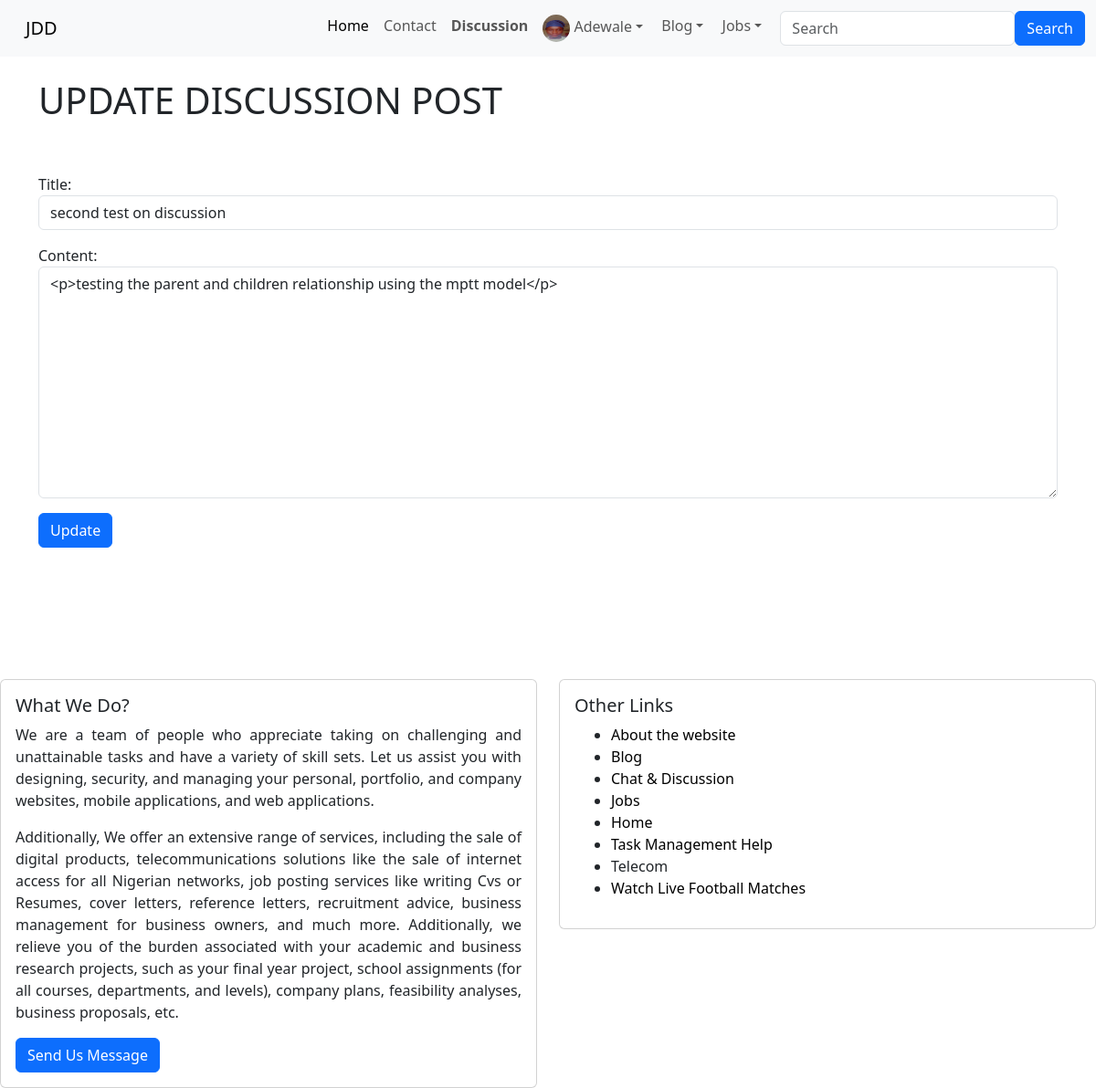
Screenshot of /discussion/blog/edit/2 (signed in) with the database file from the repository.
### index/models.py (models this page shows, shortened)
class Profile(models.Model):
    user = models.OneToOneField(User, null=True, on_delete=models.CASCADE)
    bio = RichTextField(blank=True, null=True)
    profile_pic = models.ImageField(null=True, blank=True, upload_to="images/profile/")
    linkedln_url = models.CharField(max_length=255, blank=True, null=True)
    facebook_url =  models.CharField(max_length=255, blank=True, null=True)
    twitter_url= models.CharField(max_length=255, blank=True, null=True)
    instagram_url =  models.CharField(max_length=255, blank=True, null=True)
    whatsapp_url= models.CharField(max_length=255, blank=True, null=True)
    github_url=  models.CharField(max_length=255, blank=True, null=True)
    website_url= models.CharField(max_length=255, blank=True, null=True)
    email_url= models.CharField(max_length=255, blank=True, null=True)

### discussion/models.py (models this page shows, shortened)
class Discussion(models.Model):
    author = models.ForeignKey(User, on_delete=models.CASCADE)
    title = models.CharField(max_length=255, unique=True)
    date = models.DateTimeField(auto_now_add=True)
    content = RichTextField(blank=True, null=True, unique=True)
    likes = models.ManyToManyField(User, related_name='discuss_posts')

### discussion/views.py (the view)
# urls.py: path('blog/edit/<int:pk>', EditDiscussionPostView.as_view(), name='edit_discussion_post' ),
class EditDiscussionPostView(UpdateView):
    model = models.Discussion
    template_name = 'discussion/edit_discussion_post.html'
    form_class = forms.DiscussionForm

### discussion/forms.py
class DiscussionForm(forms.ModelForm):
    class Meta:
        model = models.Discussion
        fields = ('title', 'author',  'content')
        widgets = {
            'title': forms.TextInput(attrs={'class': 'form-control'}),
            'author': forms.TextInput(attrs={'class': 'form-control', 'value': '', 'id':'author', 'type': 'hidden'}),
            'content': forms.Textarea(attrs={'class': 'form-control'}),
        }

### discussion/templates/discussion/edit_discussion_post.html (shortened to what this page needs)
{% extends 'home/base.html' %}
{% block body %}
{% if user.is_authenticated %}
    <h1> UPDATE DISCUSSION POST</h1><br> <br>
    {% if object.author.id == user.id  %}
            <div class="form-group">
                <form method="POST">
                    {{form.as_p}}
                    <button class="btn btn-primary"> Update </button>
                </form> <br><br>
            </div>
    {% endif %}
{% else %}
    <h3>You don't have the permission to access this page...</h3> <br><br>
    <a class="btn btn-primary" href="{% url 'index:home' %}">Go Home</a> <br><br><br>
{% endif %}
{% endblock %}

### index/templates/home/base.html (shortened to what this page needs)
{% load static %}
{% load humanize %}
<!doctype html>
<html lang="en" >
  <head>
    <link rel="stylesheet" href="https://cdn.jsdelivr.net/npm/bootstrap@5.3.0-alpha3/dist/css/bootstrap.rtl.min.css">
    {% load static %}
  </head>
  <header>
    <nav class="navbar navbar-expand-lg bg-body-tertiary">
      <div class="container-fluid">
        <a class="navbar-brand" href="{% url 'index:home' %}">JDD</a>
        <div class="collapse navbar-collapse" id="navbarSupportedContent">
          <ul class="navbar-nav me-auto mb-2 mb-lg-0">
            <li class="nav-item">
            <a class="nav-link active" aria-current="page" href="{% url 'index:home' %}">Home</a>
            </li>
            <li class="nav-item">
              <a class="nav-link" href="{% url 'contact:contact' %}">Contact</a>
            </li>
            <li class="nav-item">
              <a class="nav-link" href="{% url 'discussion:discuss_list' %}"><b>Discussion</b> </a>
            </li>
            {% if user.is_authenticated %}
                  <li class="nav-item dropdown">
                    <a class="nav-link dropdown-toggle" href="" role="button"
                    data-bs-toggle="dropdown" aria-expanded="false">
                    {% if user.profile.profile_pic %}
                    <img src="{{ user.profile.profile_pic.url }}" class="rounded-circle" alt="Author profile image" width="30" height="30"> {{ user }}
                    {% else %}
                        <img src="{% static 'images/profile_user_icon.png' %}" class="rounded-circle" alt="Default profile image" width="20" height="20"> {{user}}
                    {% endif %}
                    </a>
                  </li>
                   <li class="nav-item dropdown">
                    <a class="nav-link dropdown-toggle" href="{% url 'index:blog_list' %}" role="button"
                    data-bs-toggle="dropdown" aria-expanded="false">
                    Blog
                    </a>
                  </li>
                  <li class="nav-item dropdown">
                    <a class="nav-link dropdown-toggle" href="{% url 'index:blog_list' %}" role="button"
                    data-bs-toggle="dropdown" aria-expanded="false">
                     Jobs
                    </a>
                  </li>
            {% endif %}
          </ul>
          {% include 'home/search.html' %}
        </div>
      </div>
    </nav>
  </header>
  <body>
    <div class="container"> <br>
        {% block body %} {% endblock %}
      </div>
  </body>
  <footer>
<br><br><br><br>
    <div class="row">
      <div class="col-sm-6 mb-3 mb-sm-0">
        <div class="card">
          <div class="card-body">
            <h5 class="card-title">What We Do?</h5>
            <p class="card-text" style="text-align: justify;">
              We are a team of people who appreciate taking on challenging and unattainable tasks and have a variety of skill sets.
              Let us assist you with designing, security, and managing your personal, portfolio, and company websites,
              mobile applications, and web applications.
            </p>
            <p style="text-align: justify;">
               Additionally, We offer an extensive range of services, including the sale of digital products, telecommunications solutions
              like the sale of internet access for all Nigerian networks, job posting services like writing Cvs or Resumes,
              cover letters, reference letters, recruitment advice, business management for business owners, and much more.
              Additionally, we relieve you of the burden associated with your academic and business research projects, such
              as your final year project, school assignments (for all courses, departments, and levels), company plans,
              feasibility analyses, business proposals, etc.
            </p>
            <a href="{% url 'contact:contact' %}" class="btn btn-primary">Send Us Message</a>
          </div>
        </div>
      </div>
      <div class="col-sm-6">
        <div class="card">
          <div class="card-body">
            <h5 class="card-title">Other Links</h5>
            <ul>
              <li><a href="#" class="footer-link">About the website</a></li>
              <li><a href="{% url 'index:blog_list' %}" class="footer-link">Blog</a></li>
              <li><a href="{% url 'discussion:discuss_list' %}" class="footer-link">Chat & Discussion</a></li>
              <li><a href="{% url 'jobs:job_list' %}" class="footer-link">Jobs</a></li>
              <li><a href="{% url 'index:home' %}" class="footer-link">Home</a></li>
              <li><a href="{% url 'tasks:tasks_list' %}" class="footer-link">Task Management Help</a></li>
              <li class="nav-item">
                <a class="nav-link" href="{% url 'index:telecom' %}">Telecom</a>
              </li>
              <li><a href="https://afr.808scoretv.com/" class="footer-link">Watch Live Football Matches</a></li>
            </ul>
          </div>
        </div>
      </div>
    </div>
  </footer>
</html>

### index/templates/home/base.html (style rules this page uses)
.footer-link { text-decoration: none; color: black; }

### rows the page displays
Discussion: title "second test on discussion", content "<p>testing the parent and children relationship using the mptt model</p>"

### other values shown
{{ user }} "Adewale"
